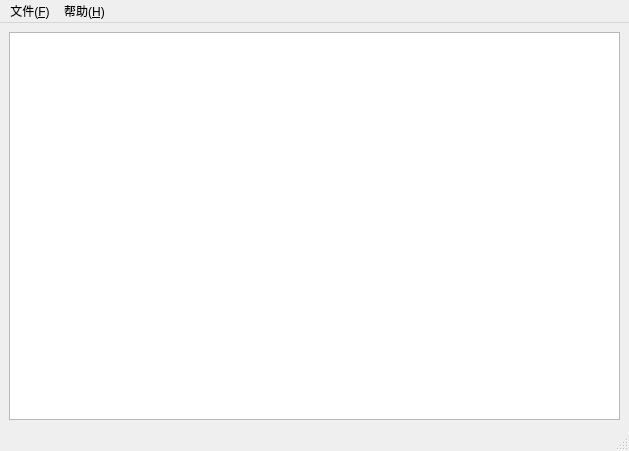
<?xml version="1.0" encoding="UTF-8"?>
<ui version="4.0">
 <class>Notepad</class>
 <widget class="QMainWindow" name="Notepad">
  <property name="geometry">
   <rect>
    <x>0</x>
    <y>0</y>
    <width>629</width>
    <height>451</height>
   </rect>
  </property>
  <property name="windowTitle">
   <string>记事本</string>
  </property>
  <property name="windowIcon">
   <iconset resource="resources.qrc">
    <normaloff>:/images/notepad.png</normaloff>:/images/notepad.png</iconset>
  </property>
  <widget class="QWidget" name="centralwidget">
   <layout class="QHBoxLayout" name="horizontalLayout">
    <item>
     <widget class="QTextEdit" name="textEdit"/>
    </item>
   </layout>
  </widget>
  <widget class="QMenuBar" name="menubar">
   <property name="geometry">
    <rect>
     <x>0</x>
     <y>0</y>
     <width>629</width>
     <height>23</height>
    </rect>
   </property>
   <widget class="QMenu" name="fileMenu">
    <property name="title">
     <string>文件(&amp;F)</string>
    </property>
    <addaction name="openAction"/>
    <addaction name="saveAction"/>
    <addaction name="separator"/>
    <addaction name="exitAction"/>
   </widget>
   <widget class="QMenu" name="helpMenu">
    <property name="title">
     <string>帮助(&amp;H)</string>
    </property>
    <addaction name="usageAction"/>
   </widget>
   <addaction name="fileMenu"/>
   <addaction name="helpMenu"/>
  </widget>
  <widget class="QStatusBar" name="statusbar"/>
  <action name="openAction">
   <property name="icon">
    <iconset resource="resources.qrc">
     <normaloff>:/images/open.png</normaloff>:/images/open.png</iconset>
   </property>
   <property name="text">
    <string>打开(&amp;O)</string>
   </property>
   <property name="statusTip">
    <string>打开文件</string>
   </property>
   <property name="shortcut">
    <string>Ctrl+O</string>
   </property>
  </action>
  <action name="saveAction">
   <property name="icon">
    <iconset resource="resources.qrc">
     <normaloff>:/images/save.png</normaloff>:/images/save.png</iconset>
   </property>
   <property name="text">
    <string>保存(&amp;S)</string>
   </property>
   <property name="statusTip">
    <string>保存文件</string>
   </property>
   <property name="shortcut">
    <string>Ctrl+S</string>
   </property>
  </action>
  <action name="exitAction">
   <property name="text">
    <string>退出(&amp;X)</string>
   </property>
   <property name="statusTip">
    <string>退出</string>
   </property>
  </action>
  <action name="usageAction">
   <property name="icon">
    <iconset resource="resources.qrc">
     <normaloff>:/images/help.png</normaloff>:/images/help.png</iconset>
   </property>
   <property name="text">
    <string>手册(&amp;H)</string>
   </property>
   <property name="statusTip">
    <string>使用手册</string>
   </property>
   <property name="shortcut">
    <string>F1</string>
   </property>
  </action>
 </widget>
 <resources>
  <include location="resources.qrc"/>
 </resources>
 <connections/>
</ui>
